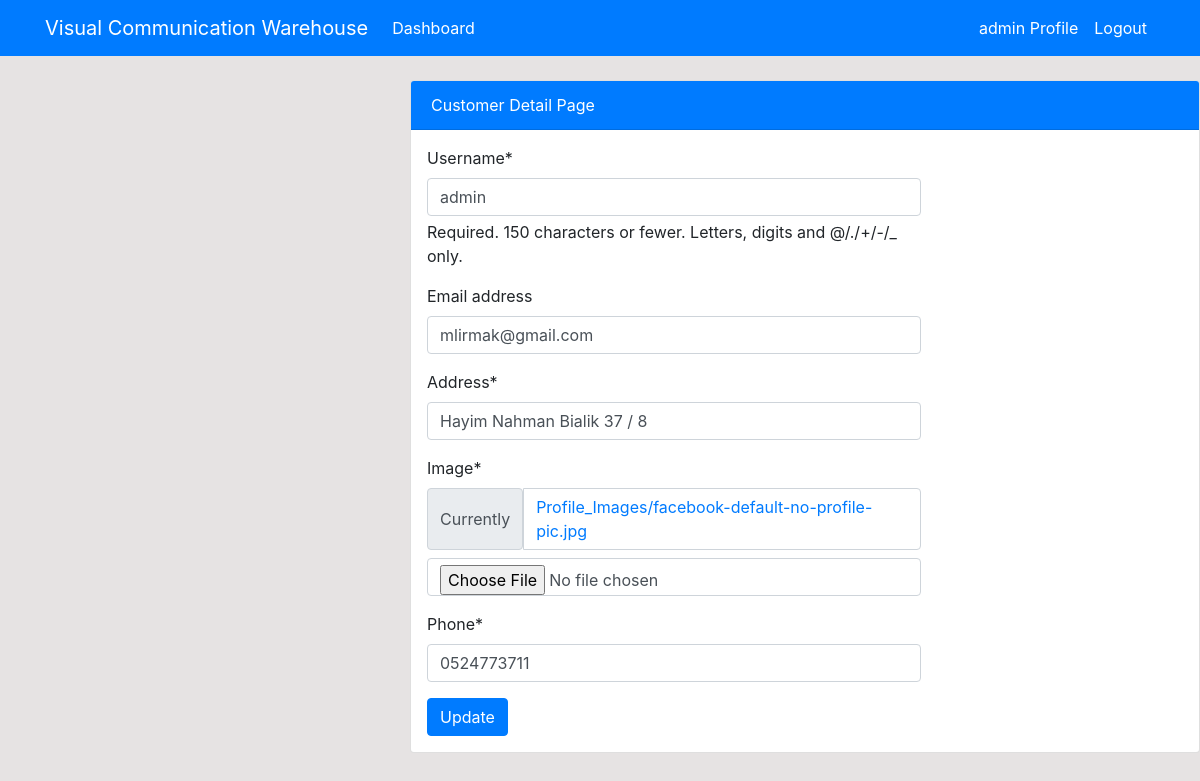
Before: /profile/update/ (signed in) with the older database file.
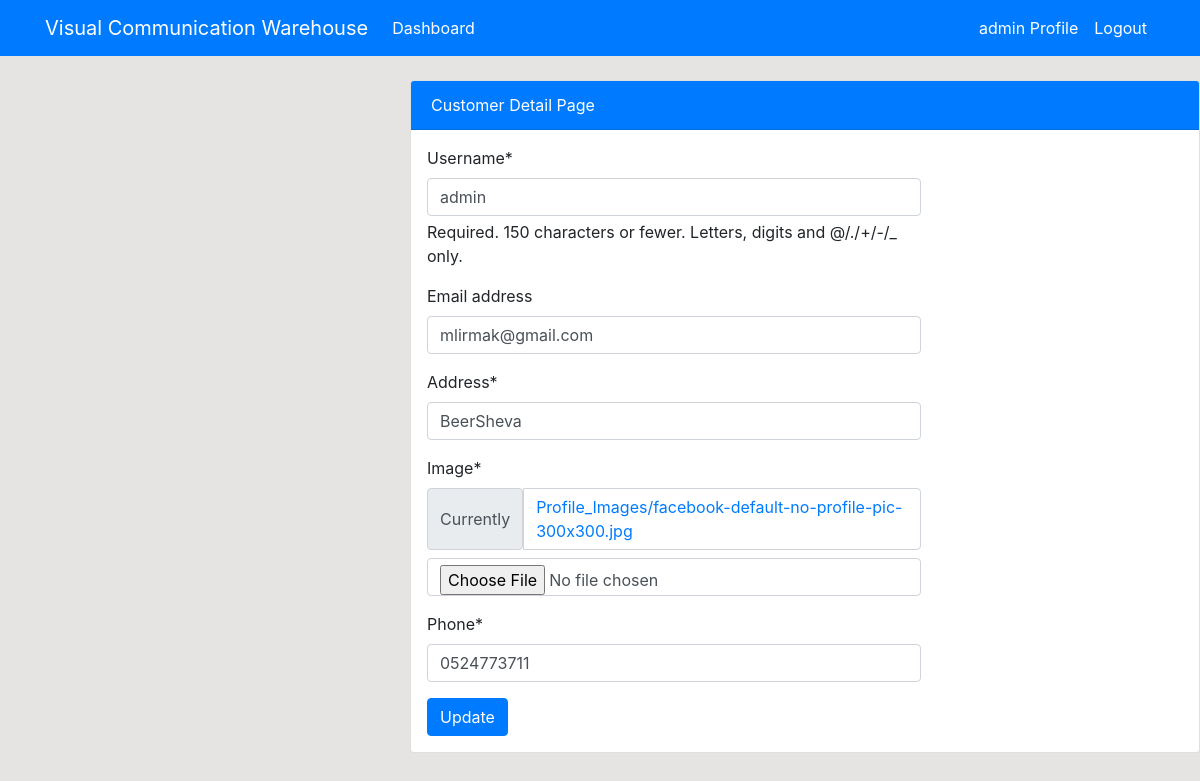
After: the same page with the newer database file.
### user/models.py (models this page shows, shortened)
class Profile(models.Model):
    staff = models.OneToOneField(User,on_delete=models.CASCADE,null=True)
    address = models.CharField(max_length=200,null=True)
    phone = models.CharField(max_length=20, null=True)
    image = models.ImageField(default='avatar.jpg',upload_to='Profile_Images')

### user/views.py (the view)
# urls.py: path('profile/update/', user_view.profile_update,
def profile_update(request):
    if request.method == 'POST':
        u_form = UserUpdateForm(request.POST, instance=request.user)
        p_form = ProfileUpdateForm(
            request.POST, request.FILES, instance=request.user.profile)
        if u_form.is_valid() and p_form.is_valid():
            u_form.save()
            p_form.save()
            return redirect('user_profile')
    else:
        u_form = UserUpdateForm(instance=request.user)
        p_form = ProfileUpdateForm(instance=request.user.profile)
    context = {
        'u_form': u_form,
        'p_form': p_form,
    }
    return render(request, 'user/profile_update.html', context)

### user/forms.py
class UserUpdateForm(forms.ModelForm):
    class Meta:
        model = User
        fields = ['username', 'email']

class ProfileUpdateForm(forms.ModelForm):
    class Meta:
        model = Profile
        fields = ['address', 'image','phone']

### templates/user/profile_update.html (shortened to what this page needs)
{% extends 'partials/base.html' %}
{% load crispy_forms_tags %}
{% block content %}
<div class="row my-4">
    <div class="col-md-4"></div>
    <div class="col-md-8">
        <div class="card">
            <div class="card-header bg-primary text-white">
                Customer Detail Page
            </div>
            <div class="row p-3">
                <div class="col-md-8">
                    <form method="POST" enctype="multipart/form-data">
                        {{ u_form|crispy }}
                        {{ p_form|crispy }}
                        <input class="btn btn-primary" type="submit" value="Update">
                    </form>
                </div>
            </div>
        </div>
    </div>
</div>
{% endblock %}

Changed rows visible on the page:
changed Profile: address "Hayim Nahman Bialik 37 / 8" → "BeerSheva"
Other visible differences:
text no longer shown: "Address * Image * Currently Profile_Images/facebook-default-no-profile-pic.jpg Phone *"
text now shown: "Address * Image * Currently Profile_Images/facebook-default-no-profile-pic-300x300.jpg Phone *"
